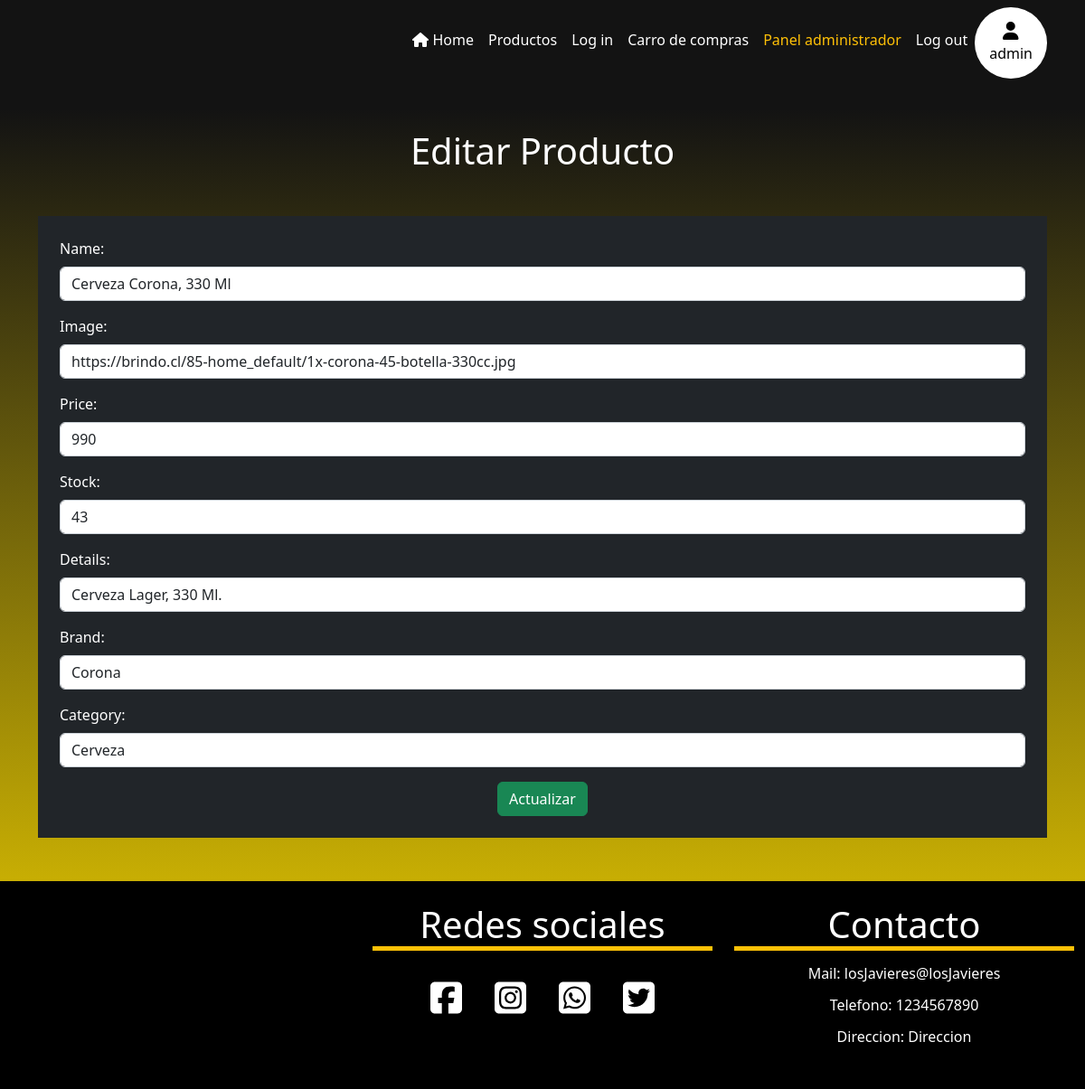
The page /products/editProduct/2 (signed in) on the database its author committed.
### Botilleria/models.py (models this page shows)
class Product(models.Model):
    try:
        name = models.CharField(max_length=100)
        image = models.CharField(max_length=500)
        price = models.IntegerField()
        stock = models.IntegerField()
        min_stock = models.IntegerField(default=10)
        details = models.CharField(max_length=500)
        brand = models.CharField(max_length=50)
        category = models.CharField(max_length=100)
        class Meta:
            ordering = ['id']
    except Exception as e:
        print('Modelo no creado: ', e)

### Botilleria/views.py (the view)
# urls.py: path('products/editProduct/<int:pk>',
@login_required
def editProduct(request, pk):
    try:
        product = get_object_or_404(Product, pk=pk)
        if request.method == 'POST':
            form = ProductForm(request.POST, instance=product)
            if form.is_valid():
                product = form.save(commit=False)
                product.save()
                messages.success(request, 'Producto modificado')
                return redirect('administrator')
        else:
            form = ProductForm(instance=product)
        return render(request, 'Products/editProduct.html', {'form': form})
    except Exception as e:
        print('producto no editado', e)

### Botilleria/context_processors.py (called while the page is built)
def totalPrice(request):
    totalCarrito = 0
    if 'cart' in request.session:
        for key, value in request.session['cart'].items():
            totalCarrito += int(value['price'])
    return {'totalPrice': totalCarrito}

### Botilleria/templates/Products/editProduct.html
{% extends '../layout/base.html' %} {% block content %}
<h1 class="text-center my-5">Editar Producto</h1>
<section class="container">
  <form method="POST" class="bg-dark container p-4 text-white">
    {% csrf_token %} {{ form.as_p }}
    <div class="text-center">
      <button type="submit" class="btn btn-success">Actualizar</button>
    </div>
  </form>
</section>
{% endblock %}

### Botilleria/templates/layout/base.html (shortened to what this page needs)
{% load static %}
<!DOCTYPE html>
<html lang="en">
<head>
  <link href="https://cdn.jsdelivr.net/npm/bootstrap@5.2.1/dist/css/bootstrap.min.css" rel="stylesheet"
 />
  <link rel="stylesheet" href="{% static 'css/style.css' %}" />
</head>
<body>
  <header>
    <nav class="navbar navbar-expand-lg navbar-dark">
      <div class="container">
        <div class="collapse navbar-collapse" id="navbarSupportedContent">
          <ul class="navbar-nav ms-auto mb-2 mb-lg-0">
            <li class="nav-item pt-3">
              <a class="nav-link active" aria-current="page" href="{% url 'home' %}"><i
                  class="fa-solid fa-house me-1"></i></i>Home</a>
            </li>
            <li class="nav-item pt-3">
              <a class="nav-link active" href="{% url 'products' %}">Productos</a>
            </li>
            <li class="nav-item pt-3">
              <a class="nav-link active" href="{% url 'login' %}">Log in</a>
            </li>
            <li class="nav-item pt-3">
              <a class="nav-link active" href="{% url 'cart' %}"></i>Carro de compras
              </a>
            </li>
            {% if user.is_superuser %}
            <li class="nav-item pt-3">
              <a class="nav-link text-warning" href="{% url 'administrator' %}">Panel administrador</a>
            </li>
            {% endif %}
            {% if user.is_authenticated %}
            <li class="nav-item pt-3">
              <a class="nav-link active" href="{% url 'logout' %}">Log out</a>
            </li>
            <li class="nav-item bg-white rounded-circle">
              <h5 class="text-center m-0"><i class="fa-solid fa-user text-black pt-3"></i></h5>
              <p class="text-black px-3">{{request.user}}</span>
            </li>
            {% endif %}
          </ul>
        </div>
      </div>
    </nav>
  </header>
  {% block content %} {% endblock %}
  <footer class="footer mt-5">
    <div class="row mx-auto">
      <div class="col-12 col-sm-4 col-md-4 col-lg-4 col-xl-4">
      </div>
      <div class="col-12 col-sm-4 col-md-4 col-lg-4 col-xl-4">
        <h1 class="text-center text-white mt-4 border-bottom border-5 border-warning">Redes sociales</h1>
        <div class="row mt-3">
          <div class="container text-center">
            <i class="fa-brands fa-square-facebook text-white h1 m-3"></i>
            <i class="fa-brands fa-square-instagram text-white h1 m-3"></i>
            <i class="fa-brands fa-square-whatsapp text-white h1 m-3"></i>
            <i class="fa-brands fa-square-twitter text-white h1 m-3"></i>
          </div>
        </div>
      </div>
      <div class="col-12 col-sm-4 col-md-4 col-lg-4 col-xl-4">
        <h1 class="text-center text-white mt-4 border-bottom border-5 border-warning">Contacto</h1>
        <h6 class="text-white text-center mt-3">
          Mail: losJavieres@losJavieres
        </h6>
        <h6 class="text-white text-center mt-3">Telefono: 1234567890</h6>
        <h6 class="text-white text-center mt-3">Direccion: Direccion</h6>
      </div>
    </div>
  </footer>
</body>
</html>

### Botilleria/static/css/style.css (style rules this page uses)
body { background: linear-gradient(rgb(19, 19, 19) 10%, rgb(223, 194, 1) 90%); box-sizing: content-box; min-height: 100vh; }
.navbar { background: rgb(19, 19, 19); }
.footer { background: black; width: 100%; height: 230px; }
h1 { color: white; }

### rows shown on the page
Product: name "Cerveza Corona, 330 Ml", image "https://brindo.cl/85-home_default/1x-corona-45-botella-330cc.jpg", price "990", stock "43", details "Cerveza Lager, 330 Ml.", brand "Corona", category "Cerveza"

### other values the page prints
{{ request.user }} "admin"
